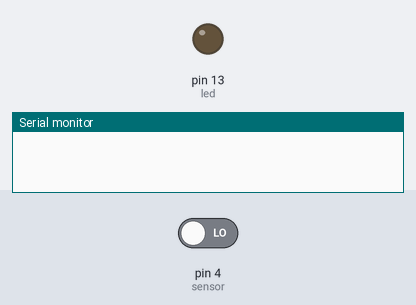
A sketch run on a simulated Arduino Uno, built with avr-gcc and run on an emulated ATmega328P. Parts: output pins drawn as LEDs (lit = HIGH), the last lines printed to the serial monitor. The test bench sets the inputs (shaded band); at power-on: pin 4 (sensor) LOW.

Above: at 1.2 s.
1.3 s: pin 4 (sensor) driven HIGH
At 1.9 s:
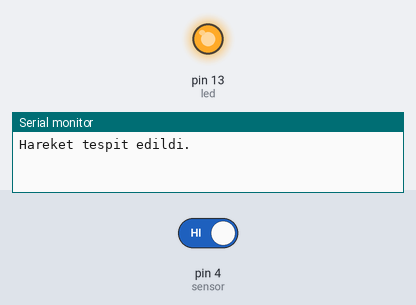
2.8 s: pin 4 (sensor) driven LOW
At 3.1 s:
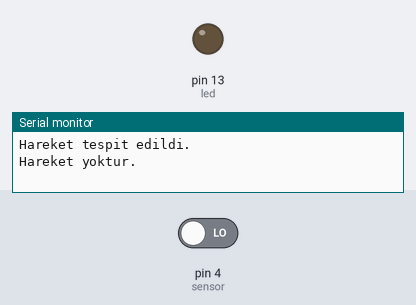
Timing chart, 0 to 5.8 s (numbered marks = the images above; inputs shaded):
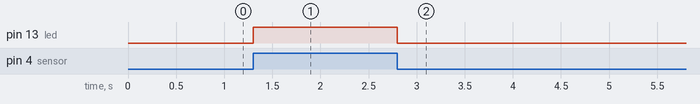

The sketch:

ProjePIRHareket.ino
```cpp
int led = 13; // Led Ayağı
int sensor = 4; // Algılayıcı Ayağı
int state = LOW;
int val = 0;

void setup() {
pinMode(led, OUTPUT);
pinMode(sensor, INPUT);
Serial.begin(9600);
}

void loop(){
val = digitalRead(sensor);
if (val == HIGH) {
digitalWrite(led, HIGH);
delay(50);

if (state == LOW) {
Serial.println("Hareket tespit edildi.");
state = HIGH;
}
}
else {
digitalWrite(led, LOW);
delay(100);

if (state == HIGH){
Serial.println("Hareket yoktur.");
state = LOW;
}
}
}
```

Measured:
- after the input at 1.3 s, pin 13 (led): LOW → HIGH at once
- after the input at 2.8 s, pin 13 (led): HIGH → LOW at once
